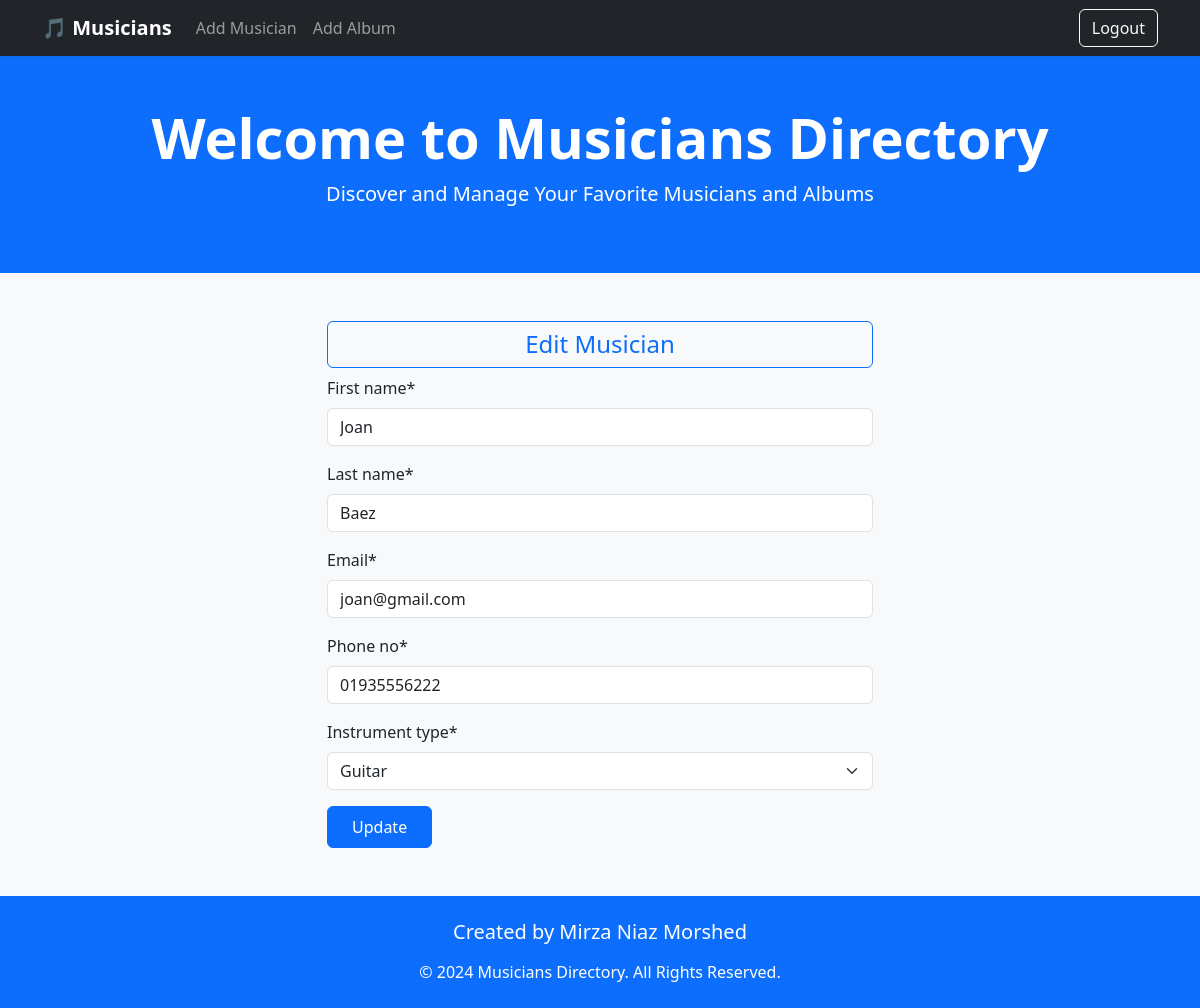
The app's page /musician/update/8/ (signed in) with its own data.
### musician/models.py (models this page shows, shortened)
class Musician(models.Model):
    INSTRUMENT_CHOICES = [
        ('Guitar', 'Guitar'),
        ('Piano', 'Piano'),
        ('Drums', 'Drums'),
        ('Bass', 'Bass'),
        ('Violin', 'Violin'),
        ('Flute', 'Flute'),
    ]
    first_name  = models.CharField(max_length=50)
    last_name = models.CharField(max_length=50)
    email = models.EmailField()
    phone_no = models.CharField(max_length=12)
    instrument_type = models.CharField(max_length=50, choices=INSTRUMENT_CHOICES)

### musician/views.py (the view)
# urls.py: path('update/<int:id>/', views.MusicianEditView.as_view(), name='edit_musician')
@method_decorator(login_required, name='dispatch')
class MusicianEditView(UpdateView):
    model = models.Musician
    form_class = forms.MusicianForm
    template_name = 'add_musician.html'
    pk_url_kwarg = 'id'
    success_url = reverse_lazy('homepage')
    def get_context_data(self, **kwargs):
        context = super().get_context_data(**kwargs)
        context['type'] = 'Update'  # Retrieve all objects from MyModel
        context['type2'] = 'Edit'  # Retrieve all objects from MyModel
        return context

### musician/forms.py
class MusicianForm(forms.ModelForm):
    class Meta:
        model = models.Musician
        fields = '__all__'

### musician/templates/add_musician.html (shortened to what this page needs)
{% extends "base.html" %}
{% load crispy_forms_tags %}
{% block body %}
<section>
    <div class="container">
        <h4 class="text-center border border-primary bg-light text-primary rounded py-2 px-3 w-50 mx-auto">
            {{type2}} Musician
        </h4>
        <form method="POST" style="width: 50%; margin:auto" novalidate>
            {{ form | crispy }}
            <input type="submit" value="{{type}}" class="btn btn-primary px-4 py-2 rounded">
        </form>
    </div>
</section>
{% endblock %}

### records on screen
Musician: first_name "Joan", last_name "Baez", email "joan@gmail.com", phone_no "01935556222", instrument_type "Guitar"

### other values on screen
{{ type2 }} "Edit"
